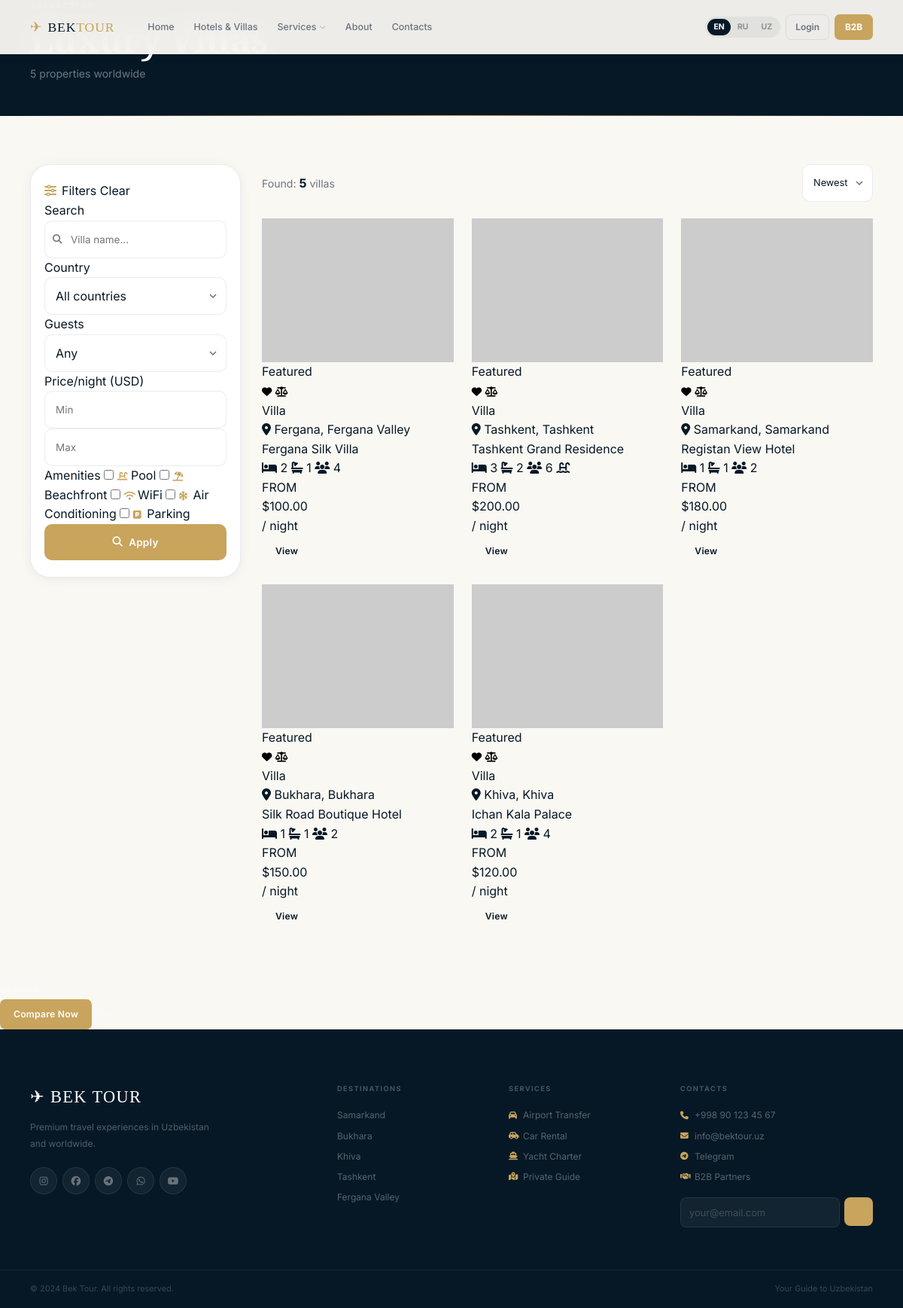
Before: /search with the older database file.
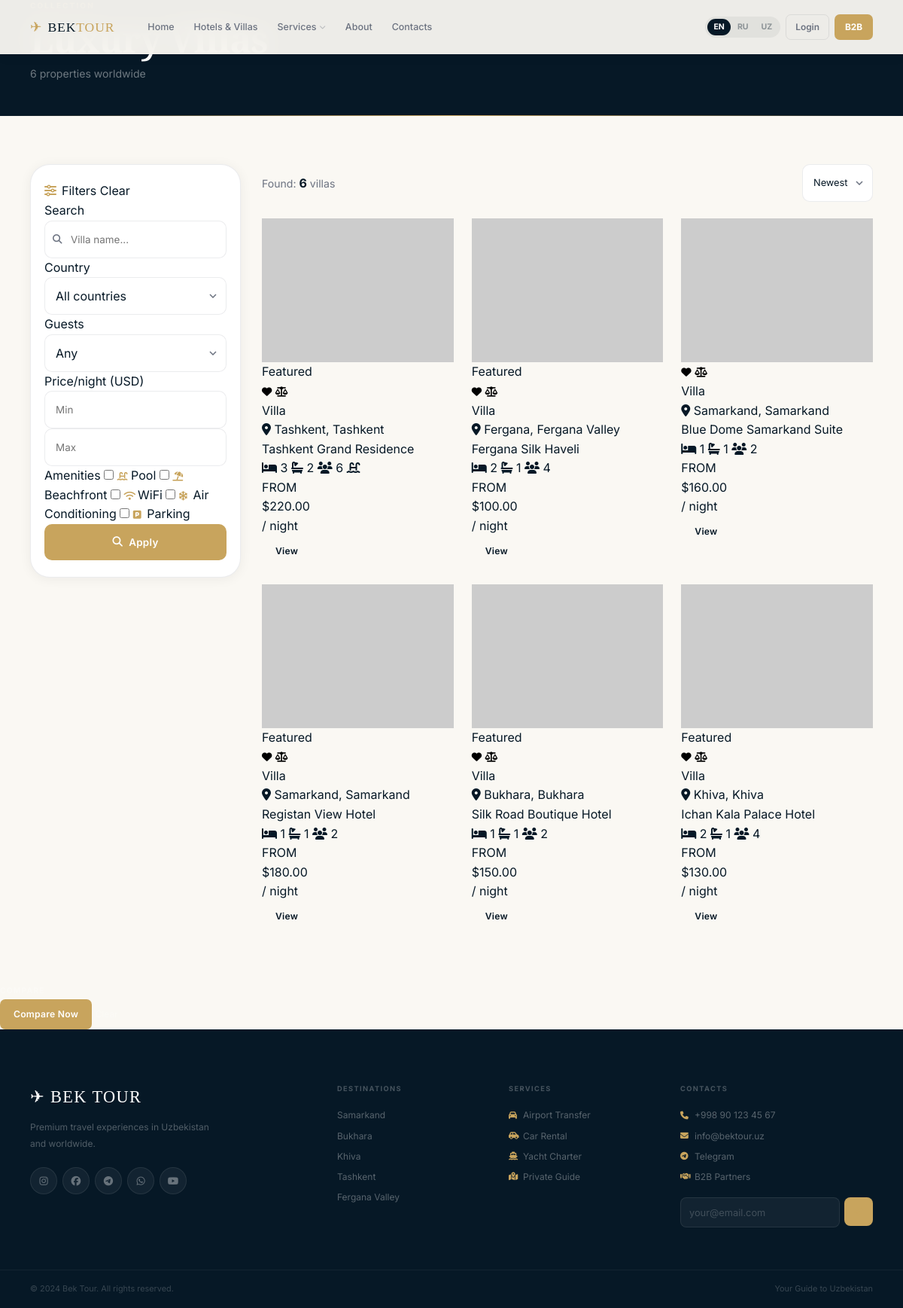
After: the same page with the newer database file.
### app/models/models.py (models this page shows)
class Villa(db.Model):
    __tablename__ = 'villas'
    id = db.Column(db.Integer, primary_key=True)
    title_en = db.Column(db.String(200), nullable=False)
    title_ru = db.Column(db.String(200))
    slug = db.Column(db.String(200), unique=True)
    description_en = db.Column(db.Text)
    description_ru = db.Column(db.Text)
    country_id = db.Column(db.Integer, db.ForeignKey('countries.id'))
    city = db.Column(db.String(100))
    address = db.Column(db.String(300))
    bedrooms = db.Column(db.Integer)
    bathrooms = db.Column(db.Integer)
    guests = db.Column(db.Integer)
    area = db.Column(db.Float)
    price_per_night = db.Column(db.Numeric(12, 2))
    price_per_week = db.Column(db.Numeric(12, 2))
    price_per_month = db.Column(db.Numeric(12, 2))
    price_b2b = db.Column(db.Numeric(12, 2))
    cover_image = db.Column(db.String(255))
    has_pool = db.Column(db.Boolean, default=False)
    has_beach = db.Column(db.Boolean, default=False)
    has_wifi = db.Column(db.Boolean, default=False)
    has_ac = db.Column(db.Boolean, default=False)
    has_parking = db.Column(db.Boolean, default=False)
    is_active = db.Column(db.Boolean, default=True)
    is_featured = db.Column(db.Boolean, default=False)
    rating = db.Column(db.Float, default=0.0)
    views = db.Column(db.Integer, default=0)
    created_at = db.Column(db.DateTime, default=datetime.utcnow)
    images = db.relationship('VillaImage', backref='villa', lazy='dynamic', cascade='all, delete-orphan')
    bookings = db.relationship('Booking', backref='villa', lazy='dynamic')
    reviews = db.relationship('Review', backref='villa', lazy='dynamic')

class Country(db.Model):
    __tablename__ = 'countries'
    id = db.Column(db.Integer, primary_key=True)
    name_en = db.Column(db.String(100), nullable=False)
    name_ru = db.Column(db.String(100))
    code = db.Column(db.String(5))
    image = db.Column(db.String(255))
    is_popular = db.Column(db.Boolean, default=False)
    villas = db.relationship('Villa', backref='country', lazy='dynamic')

### app/routes/main.py (the view)
@main_bp.route('/search')
def search():
    q         = request.args.get('q', '')
    country   = request.args.get('country', type=int)
    guests    = request.args.get('guests', type=int)
    min_price = request.args.get('min_price', type=float)
    max_price = request.args.get('max_price', type=float)
    sort      = request.args.get('sort', 'created_at')
    page      = request.args.get('page', 1, type=int)
    query = Villa.query.filter_by(is_active=True)
    if q:         query = query.filter(Villa.title_en.ilike(f'%{q}%'))
    if country:   query = query.filter(Villa.country_id == country)
    if guests:    query = query.filter(Villa.guests >= guests)
    if min_price: query = query.filter(Villa.price_per_night >= min_price)
    if max_price: query = query.filter(Villa.price_per_night <= max_price)
    if sort == 'price_asc':  query = query.order_by(Villa.price_per_night.asc())
    elif sort == 'price_desc': query = query.order_by(Villa.price_per_night.desc())
    else: query = query.order_by(Villa.created_at.desc())
    villas    = query.paginate(page=page, per_page=12, error_out=False)
    countries = Country.query.all()
    return render_template('main/search.html', villas=villas, countries=countries, q=q)

### app/templates/main/search.html (shortened to what this page needs)
{% extends 'base.html' %}
{% block content %}
<div class="page-hero">
  <div class="container">
    <span class="section-label">{% if lang == 'ru' %}Каталог{% elif lang == 'uz' %}Katalog{% else %}Collection{% endif %}</span>
    <h1>{% if lang == 'ru' %}Все виллы{% elif lang == 'uz' %}Barcha villalar{% else %}Luxury Villas{% endif %}</h1>
    <p>{{ villas.total }} {% if lang == 'ru' %}объектов по всему миру{% elif lang == 'uz' %}dunyo bo\'yicha mulk{% else %}properties worldwide{% endif %}</p>
  </div>
</div>
<section class="section-sm">
  <div class="container">
    <form method="GET" action="{{ url_for('villas.index') }}">
      <div class="search-layout">
        <aside class="filter-panel">
          <div class="filter-title">
            <span><i class="fa fa-sliders-h" style="color:var(--gold);margin-right:7px;"></i>{% if lang == 'ru' %}Фильтры{% elif lang == 'uz' %}Filtrlar{% else %}Filters{% endif %}</span>
            <a href="{{ url_for('villas.index') }}" class="filter-reset">{% if lang == 'ru' %}Сбросить{% elif lang == 'uz' %}Tozalash{% else %}Clear{% endif %}</a>
          </div>
          <div class="filter-group">
            <span class="filter-group-label">{% if lang == 'ru' %}Поиск{% elif lang == 'uz' %}Qidirish{% else %}Search{% endif %}</span>
            <div style="position:relative;">
              <input type="text" name="q" value="{{ q or '' }}" placeholder="{% if lang == 'ru' %}Название виллы...{% elif lang == 'uz' %}Villa nomi...{% else %}Villa name...{% endif %}" class="form-control" style="padding-left:34px;font-size:.84rem;">
              <i class="fa fa-search" style="position:absolute;left:11px;top:50%;transform:translateY(-50%);color:var(--muted);font-size:.78rem;"></i>
            </div>
          </div>
          <div class="filter-group">
            <span class="filter-group-label">{% if lang == 'ru' %}Страна{% elif lang == 'uz' %}Mamlakat{% else %}Country{% endif %}</span>
            <select name="country" class="form-control" onchange="this.form.submit()">
              <option value="">{% if lang == 'ru' %}Все страны{% elif lang == 'uz' %}Barcha mamlakatlar{% else %}All countries{% endif %}</option>
            </select>
          </div>
          <div class="filter-group">
            <span class="filter-group-label">{% if lang == 'ru' %}Гостей{% elif lang == 'uz' %}Mehmonlar{% else %}Guests{% endif %}</span>
            <select name="guests" class="form-control" onchange="this.form.submit()">
              <option value="">{% if lang == 'ru' %}Любое кол-во{% elif lang == 'uz' %}Istalgan son{% else %}Any{% endif %}</option>
            </select>
          </div>
          <div class="filter-group">
            <span class="filter-group-label">{% if lang == 'ru' %}Цена/ночь (USD){% elif lang == 'uz' %}Narx/kecha (USD){% else %}Price/night (USD){% endif %}</span>
            <div class="price-range">
              <input type="number" name="min_price" placeholder="Min" class="form-control" style="font-size:.84rem;" value="{{ request.args.get('min_price','') }}">
              <input type="number" name="max_price" placeholder="Max" class="form-control" style="font-size:.84rem;" value="{{ request.args.get('max_price','') }}">
            </div>
          </div>
          <div class="filter-group">
            <span class="filter-group-label">{% if lang == 'ru' %}Удобства{% elif lang == 'uz' %}Qulayliklar{% else %}Amenities{% endif %}</span>
            {% set amenities = [('has_pool','fa-swimming-pool','Pool','Бассейн','Hovuz'),('has_beach','fa-umbrella-beach','Beachfront','Пляж','Qirg\'oq'),('has_wifi','fa-wifi','WiFi','WiFi','WiFi'),('has_ac','fa-snowflake','Air Conditioning','Кондиционер','Konditsioner'),('has_parking','fa-parking','Parking','Парковка','Avtoturargoh')] %}
            {% for name, icon, en, ru, uz in amenities %}
            <label class="checkbox-item">
              <input type="checkbox" name="{{ name }}" value="1" {% if request.args.get(name) %}checked{% endif %} onchange="this.form.submit()">
              <i class="fa {{ icon }}" style="color:var(--gold);width:14px;font-size:.78rem;"></i>
              {% if lang == 'ru' %}{{ ru }}{% elif lang == 'uz' %}{{ uz }}{% else %}{{ en }}{% endif %}
            </label>
            {% endfor %}
          </div>
          <button type="submit" class="btn btn-gold btn-block"><i class="fa fa-search"></i> {% if lang == 'ru' %}Применить{% elif lang == 'uz' %}Qo\'llash{% else %}Apply{% endif %}</button>
        </aside>
        <div>
          <div class="results-top">
            <div class="results-count">{% if lang == 'ru' %}Найдено:{% elif lang == 'uz' %}Topildi:{% else %}Found:{% endif %} <strong>{{ villas.total }}</strong> {% if lang == 'ru' %}вилл{% elif lang == 'uz' %}villa{% else %}villas{% endif %}</div>
            <select name="sort" class="form-control" style="width:auto;font-size:.8rem;" onchange="this.form.submit()">
              <option value="created_at">{% if lang == 'ru' %}Новые{% elif lang == 'uz' %}Yangi{% else %}Newest{% endif %}</option>
            </select>
          </div>
          {% if villas.items %}
          <div class="cards-grid">
            {% for villa in villas.items %}
            <div class="card">
              <div class="card-img">
                <img src="https://picsum.photos/seed/v{{ villa.id }}list/800/600" alt="{{ villa.title_en }}" loading="lazy">
                {% if villa.is_featured %}<div class="card-badges"><span class="card-badge card-badge-gold">Featured</span></div>{% endif %}
                <div class="card-actions">
                  <button class="card-action" data-fav="{{ villa.id }}" title="Favorite"><i class="fa fa-heart"></i></button>
                  <button class="card-action" data-compare="{{ villa.id }}" data-name="{{ villa.title_en }}" title="Compare"><i class="fa fa-balance-scale"></i></button>
                </div>
              </div>
              <div class="card-body">
                <div class="card-tag">Villa</div>
                <div class="card-location"><i class="fa fa-map-marker-alt"></i> {{ villa.city or '' }}{% if villa.country %}, {{ villa.country.name_en }}{% endif %}</div>
                <div class="card-title"><a href="{{ url_for('villas.detail', slug=villa.slug) }}">{{ villa.title_en }}</a></div>
                <div class="card-meta">
                  {% if villa.bedrooms %}<span><i class="fa fa-bed"></i> {{ villa.bedrooms }}</span>{% endif %}
                  {% if villa.bathrooms %}<span><i class="fa fa-bath"></i> {{ villa.bathrooms }}</span>{% endif %}
                  {% if villa.guests %}<span><i class="fa fa-users"></i> {{ villa.guests }}</span>{% endif %}
                  {% if villa.has_pool %}<span><i class="fa fa-swimming-pool"></i></span>{% endif %}
                </div>
                <div class="card-footer">
                  <div>
                    <div class="card-price-label">{{ t.from_label }}</div>
                    <div class="card-price">${{ villa.price_per_night }}</div>
                    <div class="card-price-per">{{ t.per_night }}</div>
                  </div>
                  <a href="{{ url_for('villas.detail', slug=villa.slug) }}" class="btn btn-primary btn-sm">{{ t.btn_view }}</a>
                </div>
              </div>
            </div>
            {% endfor %}
          </div>
          {% endif %}
        </div>
      </div>
    </form>
  </div>
</section>
<div class="compare-bar" id="compareBar">
  <span style="font-size:.65rem;font-weight:700;letter-spacing:.1em;color:rgba(255,255,255,.3);white-space:nowrap;text-transform:uppercase;">Compare</span>
  <a href="#" class="btn btn-gold btn-sm" style="flex-shrink:0;">Compare Now</a>
  <button onclick="clearCompare()" style="color:rgba(255,255,255,.3);font-size:.75rem;cursor:pointer;">Clear</button>
</div>
{% endblock %}

### app/templates/base.html (shortened to what this page needs)
<!DOCTYPE html>
<html lang="{{ lang }}">
<head>
  <link rel="stylesheet" href="https://cdnjs.cloudflare.com/ajax/libs/font-awesome/6.5.0/css/all.min.css">
  <link rel="stylesheet" href="{{ url_for('static', filename='css/main.css') }}">
</head>
<body>
<header class="header {% if not is_hero %}glass{% else %}over{% endif %}" id="header">
  <div class="container">
    <div class="hd-inner">
      <a href="{{ url_for('main.index') }}" class="logo">
        <span class="logo-icon">✈</span>
        <span class="logo-name">BEK<em>TOUR</em></span>
      </a>
      <nav class="nav">
        <a href="{{ url_for('main.index') }}" class="nav-a">{{ t.nav_home }}</a>
        <a href="{{ url_for('villas.index') }}" class="nav-a">{{ t.nav_villas }}</a>
        <div class="nav-drop">
          <a href="{{ url_for('services.index') }}" class="nav-a">
            {{ t.nav_services }}<i class="fa fa-chevron-down nav-caret"></i>
          </a>
        </div>
        <a href="{{ url_for('main.about') }}" class="nav-a">{{ t.nav_about }}</a>
        <a href="{{ url_for('main.contacts') }}" class="nav-a">{{ t.nav_contacts }}</a>
      </nav>
      <div class="hd-right">
        <div class="lang-sw">
          <a href="{{ url_for('main.set_lang', lang='en') }}" {% if lang=='en' %}class="on"{% endif %}>EN</a>
          <a href="{{ url_for('main.set_lang', lang='ru') }}" {% if lang=='ru' %}class="on"{% endif %}>RU</a>
          <a href="{{ url_for('main.set_lang', lang='uz') }}" {% if lang=='uz' %}class="on"{% endif %}>UZ</a>
        </div>
        {% if current_user.is_authenticated %}
        <div class="user-dd">
          <button class="user-av">{{ (current_user.first_name or current_user.email)[0].upper() }}</button>
          <div class="user-dd-menu">
            <a href="{{ url_for('auth.profile') }}"><i class="fa fa-user"></i> {{ t.profile }}</a>
            {% if current_user.role == 'admin' %}<a href="{{ url_for('admin.dashboard') }}"><i class="fa fa-cog"></i> Admin</a>{% endif %}
            {% if current_user.role == 'agent' %}<a href="{{ url_for('b2b.dashboard') }}"><i class="fa fa-building"></i> B2B</a>{% endif %}
            <a href="{{ url_for('auth.logout') }}" style="color:#DC2626"><i class="fa fa-sign-out-alt"></i> {{ t.logout }}</a>
          </div>
        </div>
        {% else %}
        <a href="{{ url_for('auth.login') }}" class="btn-hd-ghost">{{ t.login }}</a>
        {% endif %}
        <a href="{{ url_for('b2b.register') }}" class="btn-hd-gold">B2B</a>
      </div>
    </div>
  </div>
</header>
<main>{% block content %}{% endblock %}</main>
<footer class="footer">
  <div class="footer-inner">
    <div class="footer-brand">
      <div class="footer-logo">✈ BEK TOUR</div>
      <p>{{ t.footer_desc }}</p>
      <div class="footer-soc">
        <a href="#" aria-label="Instagram"><i class="fab fa-instagram"></i></a>
        <a href="#" aria-label="Facebook"><i class="fab fa-facebook"></i></a>
        <a href="https://t.me/bektop" aria-label="Telegram"><i class="fab fa-telegram"></i></a>
        <a href="#" aria-label="WhatsApp"><i class="fab fa-whatsapp"></i></a>
        <a href="#" aria-label="YouTube"><i class="fab fa-youtube"></i></a>
      </div>
    </div>
    <div class="footer-col">
      <div class="footer-col-title">{% if lang=='ru' %}Направления{% elif lang=='uz' %}Yo'nalishlar{% else %}Destinations{% endif %}</div>
      <a href="{{ url_for('villas.index') }}?q=Samarkand">Samarkand</a>
      <a href="{{ url_for('villas.index') }}?q=Bukhara">Bukhara</a>
      <a href="{{ url_for('villas.index') }}?q=Khiva">Khiva</a>
      <a href="{{ url_for('villas.index') }}?q=Tashkent">Tashkent</a>
      <a href="{{ url_for('villas.index') }}?q=Fergana">Fergana Valley</a>
    </div>
    <div class="footer-col">
      <div class="footer-col-title">{{ t.nav_services }}</div>
      <a href="{{ url_for('services.index') }}#transfer"><i class="fa fa-car"></i>{{ t.serv_transfer }}</a>
      <a href="{{ url_for('services.index') }}#car"><i class="fa fa-car-side"></i>{{ t.serv_car }}</a>
      <a href="{{ url_for('services.index') }}#yacht"><i class="fa fa-ship"></i>{{ t.serv_yacht }}</a>
      <a href="{{ url_for('services.index') }}#guide"><i class="fa fa-map-marked-alt"></i>{{ t.serv_guide }}</a>
    </div>
    <div class="footer-col">
      <div class="footer-col-title">{{ t.nav_contacts }}</div>
      <a href="tel:+998901234567"><i class="fa fa-phone"></i>+998 90 123 45 67</a>
      <a href="mailto:info@bektour.uz"><i class="fa fa-envelope"></i>info@bektour.uz</a>
      <a href="https://t.me/bektop"><i class="fab fa-telegram"></i>Telegram</a>
      <a href="{{ url_for('b2b.register') }}"><i class="fa fa-handshake"></i>B2B Partners</a>
      <div class="footer-nl">
        <input type="email" placeholder="{% if lang=='ru' %}Email{% else %}your@email.com{% endif %}">
        <button onclick="showToast('{% if lang=='ru' %}Спасибо!{% else %}Thank you!{% endif %}')"><i class="fa fa-paper-plane"></i></button>
      </div>
    </div>
  </div>
  <div class="footer-bottom">
    <span>© 2024 Bek Tour. {% if lang=='ru' %}Все права защищены{% elif lang=='uz' %}Barcha huquqlar himoyalangan{% else %}All rights reserved{% endif %}.</span>
    <span>{% if lang=='ru' %}Ваш гид по Узбекистану{% elif lang=='uz' %}O'zbekiston bo'yicha qo'llanmangiz{% else %}Your Guide to Uzbekistan{% endif %}</span>
  </div>
</footer>
</body>
</html>

Changed rows visible on the page:
changed Villa "Tashkent": price_per_night "200.00" → "220.00"; moves up the list
changed Villa "Fergana": title_en "Fergana Silk Villa" → "Fergana Silk Haveli"
added Villa: city "Samarkand", country.name_en "Samarkand", title_en "Blue Dome Samarkand Suite", bedrooms "1", bathrooms "1", guests "2", from_label "FROM", price_per_night "160.00", per_night "/ night", btn_view "View"
changed Villa "Khiva": title_en "Ichan Kala Palace" → "Ichan Kala Palace Hotel"; price_per_night "120.00" → "130.00"
Other visible differences:
{{ villas.total }}: "5" → "6"
